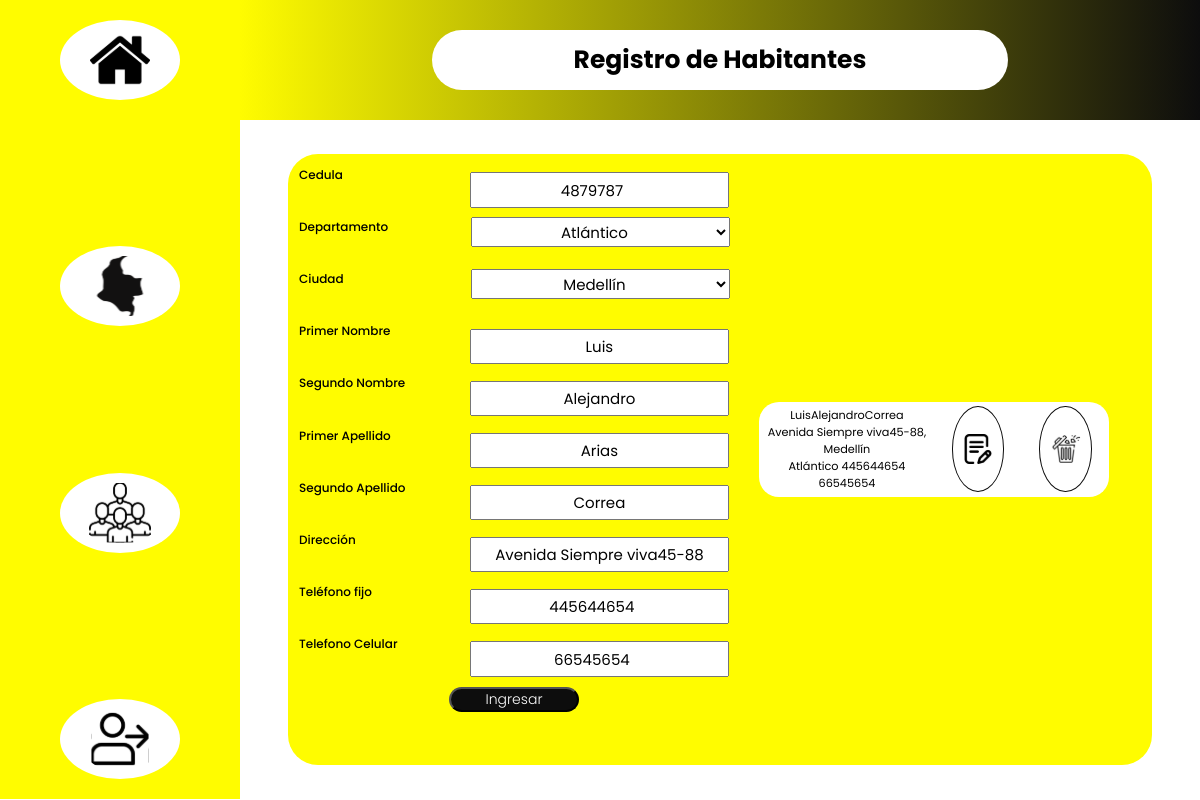
Screenshot of /register/edit/2 with the database file from the repository.
### register/models.py (models this page shows, shortened)
class Citizen(models.Model):
    date = models.DateField(auto_now_add=True)
    cc = models.IntegerField(blank=False, verbose_name="C.C.", unique=True)
    city = models.ForeignKey(City, verbose_name="Ciudad",
                             blank=False, on_delete=models.CASCADE)
    id_indicative = models.ForeignKey(
        State, verbose_name="Departamento", blank=False, on_delete=models.CASCADE)
    first_name = models.CharField(
        ("Primer Nombre"), max_length=50, blank=False)
    last_name = models.CharField(("Segundo Nombre"), max_length=50, blank=True)
    first_surnames = models.CharField(
        ("Primer Apellido"), max_length=50, blank=False)
    last_surnames = models.CharField(
        ("Segundo Apellido"), max_length=50, blank=False)
    direction = models.CharField(("Dirección"), max_length=100, blank=False)
    tel_number = models.IntegerField(blank=False, verbose_name="Teléfono Fijo")
    cel_number = models.IntegerField(
        blank=False, verbose_name="Teléfono Celular")
    class Meta:
        verbose_name = "Habitante"
        verbose_name_plural = "Habitantes"

class City(models.Model):
    state = models.ForeignKey(
        State, verbose_name="Departamento", blank=False, on_delete=models.CASCADE)
    city_name = models.CharField(
        ("Ciudad"), max_length=50, blank=False, unique=True)
    class Meta:
        verbose_name = "Ciudad"
        verbose_name_plural = "Ciudades"
    def __str__(self):
        return f'{self.city_name}'

class State(models.Model):
    indicative = models.IntegerField(
        verbose_name="Indicativo", blank=False, unique=True)
    state_name = models.CharField(
        ("Departamento"), max_length=50, blank=False, unique=True)
    class Meta:
        verbose_name = "Departamento"
        verbose_name_plural = "Departamento"
    def __str__(self):
        return f'{self.state_name}'

### register/views.py (the view)
# urls.py: path("edit/<int:citizen_id>", views.editcitizen, name="edit"),
def editcitizen(request, citizen_id):
    citizen = get_object_or_404(Citizen, pk=citizen_id)
    form = FormCitizen(instance=citizen)
    citizen_list = Citizen.objects.all()
    return render(request, "register/add.html", {'citizen_list': citizen_list, 'form': form, })

### register/forms.py
class FormCitizen(forms.ModelForm):
    class Meta:
        model=Citizen
        fields='__all__'

### register/templates/register/add.html (shortened to what this page needs)
{% extends 'register/index.html' %}
{% load static %}
{% block  main%}
    <main class="main__add">
        <form class ="main__form" action="{% url 'register:add' %}" method="POST">
            <div class="form__inputs form__cc--input">
                <label for="id_cc">Cedula</label>
                {{form.cc}}
            </div>
            <div class="form__inputs form__city--input">
                <label for="id_city">Departamento</label>
                {{form.id_indicative}}
            </div>
            <div class="form__inputs form__city--input">
                <label for="id_city">Ciudad</label>
                {{form.city}}
            </div>
            <div class="form__inputs form__firstname--input">
                <label for="id_first_name">Primer Nombre</label>
                {{form.first_name}}
            </div>
            <div class="form__inputs form__lastname--input">
                <label for="id_last_name">Segundo Nombre</label>
                {{form.last_name}}
            </div>
            <div class="form__inputs form__firstsurnames--input">
                <label for="id_first_surnames">Primer Apellido</label>
                {{form.first_surnames}}
            </div>
            <div class="form__inputs form__lastsurnames--input">
                <label for="id_last_surnames">Segundo Apellido</label>
                {{form.last_surnames}}
            </div>
            <div class="form__inputs form__direction--input">
                <label for="id_direction">Dirección</label>
                {{form.direction}}
            </div>
            <div class="form__inputs form__tel--input">
                <label for="id_tel_number">Teléfono fijo</label>
                {{form.tel_number}}
            </div>
            <div class="form__inputs form__cel--input">
                <label for="id_cel_number">Telefono Celular</label>
                {{form.cel_number}}
            </div>
            <input id="button" type="submit" value="Ingresar">
         </form>
        <section class="main__messages">
        </section>
        <section class="main_list">
            {% if citizen_list %}
            {% for citizen in citizen_list %}
                <ul style="list-style:none;" class ="main__list--object">
                    <li>
                        <div class="list__atributte">
                                {{citizen.first_name}}{{citizen.last_name}}{{citizen.fist_surnames}}{{citizen.last_surnames}}
                        </div>
                        <div class="list__atributte">
                                {{citizen.direction}},
                                {{citizen.city}}
                        </div>
                        <div class="list__atributte">
                            {{citizen.id_indicative}}
                            {{citizen.tel_number}}
                            {{citizen.cel_number}}
                        </div>
                    </li>
                    <a class="ul__a--button" href="{% url 'register:edit' citizen.pk %}">
                        <button class="a__button" id="edit">
                            <img class="button__image" src="{% static 'register/editar.svg' %}" alt="">
                        </button>
                    </a>
                    <a class="ul__a--button" href="{% url 'register:delete' citizen.pk %}">
                        <button class="a__button" id="delete">
                            <img class="button__image" src="{% static 'register/basura.svg' %}" alt="">
                        </button>
                    </a>
                </ul>
            {% endfor %}
            {% else %}
                <p>No ha agregado ninún habitante</p>
            {% endif %}
        </section>
    </main>
{% endblock  %}

### register/static/register/styleindex.css (style rules this page uses)
* { box-sizing: border-box; margin: 0; padding: 0; font-size: 62.5%; font-family: 'Poppins', sans-serif; }
body { display: grid; grid-template-areas: "nav header header" "nav main main" "nav main main" "nav main main"; grid-template-columns:30vh repeat(2, 1fr); grid-template-rows: 15vh repeat(3, 28.3vh) }
.main__add { justify-self: center; align-self: center; grid-area: main; display: grid; grid-template-areas: "form list" "form list" "messagge messagge"; grid-template-columns: repeat(2,minmax(50%,1440px)); grid-template-rows: repeat(2,minmax(45%,1440px)) minmax(10%,1440px); background: #FFFC00 ; width: 90%; height: 90%; border-radius: 3rem ; }
main .main__form { grid-area:form; width: 100%; height: 100%; display: flex; flex-direction: column; justify-content: center; align-items: center; margin:1rem 1rem; }
main .form__inputs { display: flex; justify-content: space-between; width: 100%; height: 100%; margin: 0.1rem 0; }
main .form__inputs label { font-weight: 500; font-style: normal; font-size: 1.2rem; margin: 0.1rem; }
main .form__inputs input { width: 60%; height: 70%; margin: 0.1rem; font-weight: 400; font-style: normal; font-size: 1.5rem; text-align: center; }
main .main__form .form__city--input select { height:60% ; width: 60%; font-size: 1.5rem; text-align: center; }
#button { display: flex; flex-direction: column; justify-content: center; align-items: center; height:3rem; width: 13rem; font-size: 1.4rem; align-content: center; background: #0d0d0d; color: #ffffff; border-radius: 3rem }
.main__add .main_list { grid-area:list; width: 90%; height: 100%; display: flex; flex-direction: column; justify-content: center; align-items: center; margin:2rem 2rem; overflow-y: scroll; }
.main__add .main_list ul { display: flex; justify-content: center; align-items: center; background: #ffffff; width: 90%; margin: 0.5rem auto; border-radius: 2rem; }
.main__add .main_list li { text-align: center; font-weight: 400; font-size: 1.8rem; width: 100%; padding: 0.5rem 0; }
.main__add .main_list a { display: flex; justify-content: center; align-items: center; width: 50%; height: 90%; }
.main__add .main_list a button { display: flex; justify-content: center; align-items: center; background: #ffffff; border: #0d0d0d solid 0.1rem; border-radius: 50%; width:60%; height: 100%; }
.main__add .main_list a img { width: 3rem; height: 3rem; }
.main__add .main__messages { grid-area:messagge; display: flex; justify-content: center; align-items: center; }
.main__signup .section__Form--signup p select,input { position: relative; align-self: center; width: 80%; height: 2.3rem; text-align: center; font-weight: 300; font-size: 1.3rem; margin:0.2rem auto; }
.main__signup .section__Form--signup p span,ul,li { font-size: 1.1rem; font-weight: 300; }

### rows the page displays
Citizen: cc "4879787", id_indicative "Atlántico", city "Medellín", first_name "Luis", last_name "Alejandro", first_surnames "Arias", last_surnames "Correa", direction "Avenida Siempre viva45-88", tel_number "445644654", cel_number "66545654"
